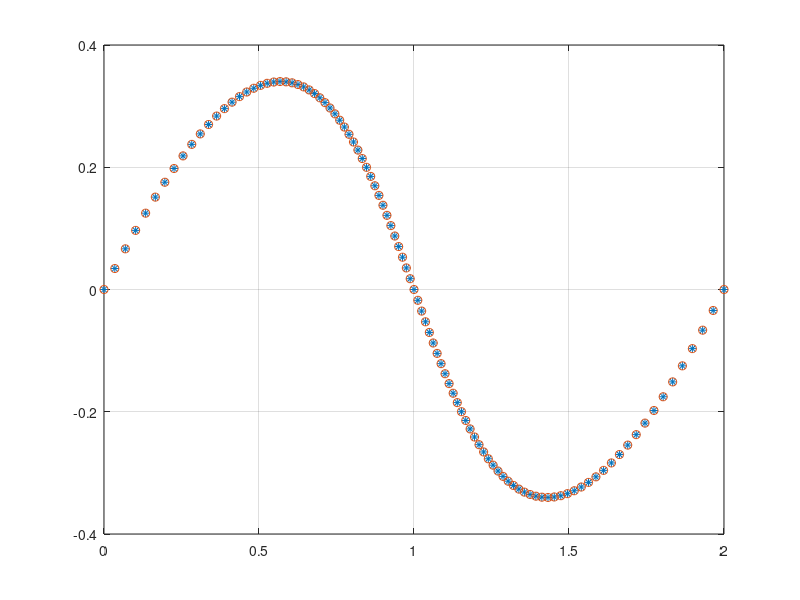

MATLAB code to generate this figure: (Note: this script raises an error after producing the figure.)
%% Ferguson Curve

clear all; close all; clc
%% by eqtns [discrete]
ud=[0:0.01:1];
% Value
theta_0=pi/4;theta_1=pi/4; alpha=5;
x_0=0; y_0=0; x_1=2 ;y_1=0; 
u_0=alpha*cos(theta_0);u_1=alpha*cos(theta_1);v_0=alpha*sin(theta_0); v_1=alpha*sin(theta_1);
% Equation
x=x_0+u_0*ud+(3*(x_1-x_0)-2*u_0-u_1)*ud.^2+(2*(x_0-x_1)+u_0+u_1)*ud.^3;
y=y_0+v_0*ud+(3*(y_1-y_0)-2*v_0-v_1)*ud.^2+(2*(y_0-y_1)+v_0+v_1)*ud.^3;
% Plot
figure(1)
plot(x,y,'*')
hold on
grid on

%% by matrices (using Loop) [discrete]
theta_0=pi/4;theta_1=pi/4; alpha=5;
r0=[0 0];
r1=[2 0];
t0=[alpha*cos(theta_0) alpha*sin(theta_0)];
t1=[alpha*cos(theta_1) alpha*cos(theta_1)];
Sum_Ud=[];

for ud=0:0.01:1;
    Ud = [1 ud ud^2 ud^3];
    Sum_Ud=cat(1,Sum_Ud,Ud);
end

C=[1 0 0 0; 0 0 1 0;-3 3 -2 -1;2 -2 1 1];
S=[r0; r1; t0; t1];

R = Sum_Ud*C*S;
%Plot
figure(1)
plot(R(:,1),R(:,2),'o')
hold on
grid on

%% by matrices (using syms) [analytic]
syms u
theta_0=pi/4;theta_1=pi/4; alpha=5;
r0=[0 0];
r1=[2 0];
t0=[alpha*cos(theta_0) alpha*sin(theta_0)];
t1=[alpha*cos(theta_1) alpha*cos(theta_1)];
U = [1 u u^2 u^3];

C=[1 0 0 0; 0 0 1 0;-3 3 -2 -1;2 -2 1 1];
S=[r0; r1; t0; t1];

R = U*C*S;
%Plot
figure(1)
ezplot(R(1),R(2),[0 1])
hold on
grid on